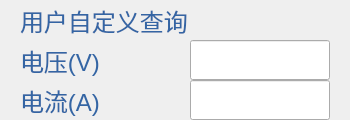
            <widget class="QFrame" name="frame_13">
             <property name="minimumSize">
              <size>
               <width>350</width>
               <height>120</height>
              </size>
             </property>
             <property name="maximumSize">
              <size>
               <width>350</width>
               <height>120</height>
              </size>
             </property>
             <property name="frameShape">
              <enum>QFrame::NoFrame</enum>
             </property>
             <property name="frameShadow">
              <enum>QFrame::Raised</enum>
             </property>
             <layout class="QGridLayout" name="gridLayout_5">
              <property name="leftMargin">
               <number>0</number>
              </property>
              <property name="topMargin">
               <number>0</number>
              </property>
              <property name="rightMargin">
               <number>0</number>
              </property>
              <property name="bottomMargin">
               <number>0</number>
              </property>
              <property name="spacing">
               <number>0</number>
              </property>
              <item row="2" column="0">
               <widget class="QLabel" name="label_57">
                <property name="sizePolicy">
                 <sizepolicy hsizetype="Fixed" vsizetype="Fixed">
                  <horstretch>0</horstretch>
                  <verstretch>0</verstretch>
                 </sizepolicy>
                </property>
                <property name="minimumSize">
                 <size>
                  <width>150</width>
                  <height>40</height>
                 </size>
                </property>
                <property name="maximumSize">
                 <size>
                  <width>150</width>
                  <height>40</height>
                 </size>
                </property>
                <property name="palette">
                 <palette>
                  <active>
                   <colorrole role="WindowText">
                    <brush brushstyle="SolidPattern">
                     <color alpha="255">
                      <red>52</red>
                      <green>101</green>
                      <blue>164</blue>
                     </color>
                    </brush>
                   </colorrole>
                  </active>
                  <inactive>
                   <colorrole role="WindowText">
                    <brush brushstyle="SolidPattern">
                     <color alpha="255">
                      <red>52</red>
                      <green>101</green>
                      <blue>164</blue>
                     </color>
                    </brush>
                   </colorrole>
                  </inactive>
                  <disabled>
                   <colorrole role="WindowText">
                    <brush brushstyle="SolidPattern">
                     <color alpha="255">
                      <red>190</red>
                      <green>190</green>
                      <blue>190</blue>
                     </color>
                    </brush>
                   </colorrole>
                  </disabled>
                 </palette>
                </property>
                <property name="font">
                 <font>
                  <pointsize>18</pointsize>
                 </font>
                </property>
                <property name="text">
                 <string>电流(A)</string>
                </property>
               </widget>
              </item>
              <item row="1" column="0">
               <widget class="QLabel" name="label_56">
                <property name="sizePolicy">
                 <sizepolicy hsizetype="Fixed" vsizetype="Fixed">
                  <horstretch>0</horstretch>
                  <verstretch>0</verstretch>
                 </sizepolicy>
                </property>
                <property name="minimumSize">
                 <size>
                  <width>150</width>
                  <height>40</height>
                 </size>
                </property>
                <property name="maximumSize">
                 <size>
                  <width>150</width>
                  <height>40</height>
                 </size>
                </property>
                <property name="palette">
                 <palette>
                  <active>
                   <colorrole role="WindowText">
                    <brush brushstyle="SolidPattern">
                     <color alpha="255">
                      <red>52</red>
                      <green>101</green>
                      <blue>164</blue>
                     </color>
                    </brush>
                   </colorrole>
                  </active>
                  <inactive>
                   <colorrole role="WindowText">
                    <brush brushstyle="SolidPattern">
                     <color alpha="255">
                      <red>52</red>
                      <green>101</green>
                      <blue>164</blue>
                     </color>
                    </brush>
                   </colorrole>
                  </inactive>
                  <disabled>
                   <colorrole role="WindowText">
                    <brush brushstyle="SolidPattern">
                     <color alpha="255">
                      <red>190</red>
                      <green>190</green>
                      <blue>190</blue>
                     </color>
                    </brush>
                   </colorrole>
                  </disabled>
                 </palette>
                </property>
                <property name="font">
                 <font>
                  <pointsize>18</pointsize>
                 </font>
                </property>
                <property name="text">
                 <string>电压(V)</string>
                </property>
               </widget>
              </item>
              <item row="0" column="0" colspan="2">
               <widget class="QLabel" name="label_59">
                <property name="palette">
                 <palette>
                  <active>
                   <colorrole role="WindowText">
                    <brush brushstyle="SolidPattern">
                     <color alpha="255">
                      <red>52</red>
                      <green>101</green>
                      <blue>164</blue>
                     </color>
                    </brush>
                   </colorrole>
                  </active>
                  <inactive>
                   <colorrole role="WindowText">
                    <brush brushstyle="SolidPattern">
                     <color alpha="255">
                      <red>52</red>
                      <green>101</green>
                      <blue>164</blue>
                     </color>
                    </brush>
                   </colorrole>
                  </inactive>
                  <disabled>
                   <colorrole role="WindowText">
                    <brush brushstyle="SolidPattern">
                     <color alpha="255">
                      <red>190</red>
                      <green>190</green>
                      <blue>190</blue>
                     </color>
                    </brush>
                   </colorrole>
                  </disabled>
                 </palette>
                </property>
                <property name="font">
                 <font>
                  <pointsize>18</pointsize>
                 </font>
                </property>
                <property name="text">
                 <string>用户自定义查询</string>
                </property>
               </widget>
              </item>
              <item row="1" column="1">
               <widget class="QLineEdit" name="lineEdit_31">
                <property name="minimumSize">
                 <size>
                  <width>140</width>
                  <height>40</height>
                 </size>
                </property>
                <property name="maximumSize">
                 <size>
                  <width>140</width>
                  <height>40</height>
                 </size>
                </property>
               </widget>
              </item>
              <item row="2" column="1">
               <widget class="QLineEdit" name="lineEdit_32">
                <property name="minimumSize">
                 <size>
                  <width>140</width>
                  <height>40</height>
                 </size>
                </property>
                <property name="maximumSize">
                 <size>
                  <width>140</width>
                  <height>40</height>
                 </size>
                </property>
               </widget>
              </item>
             </layout>
            </widget>
